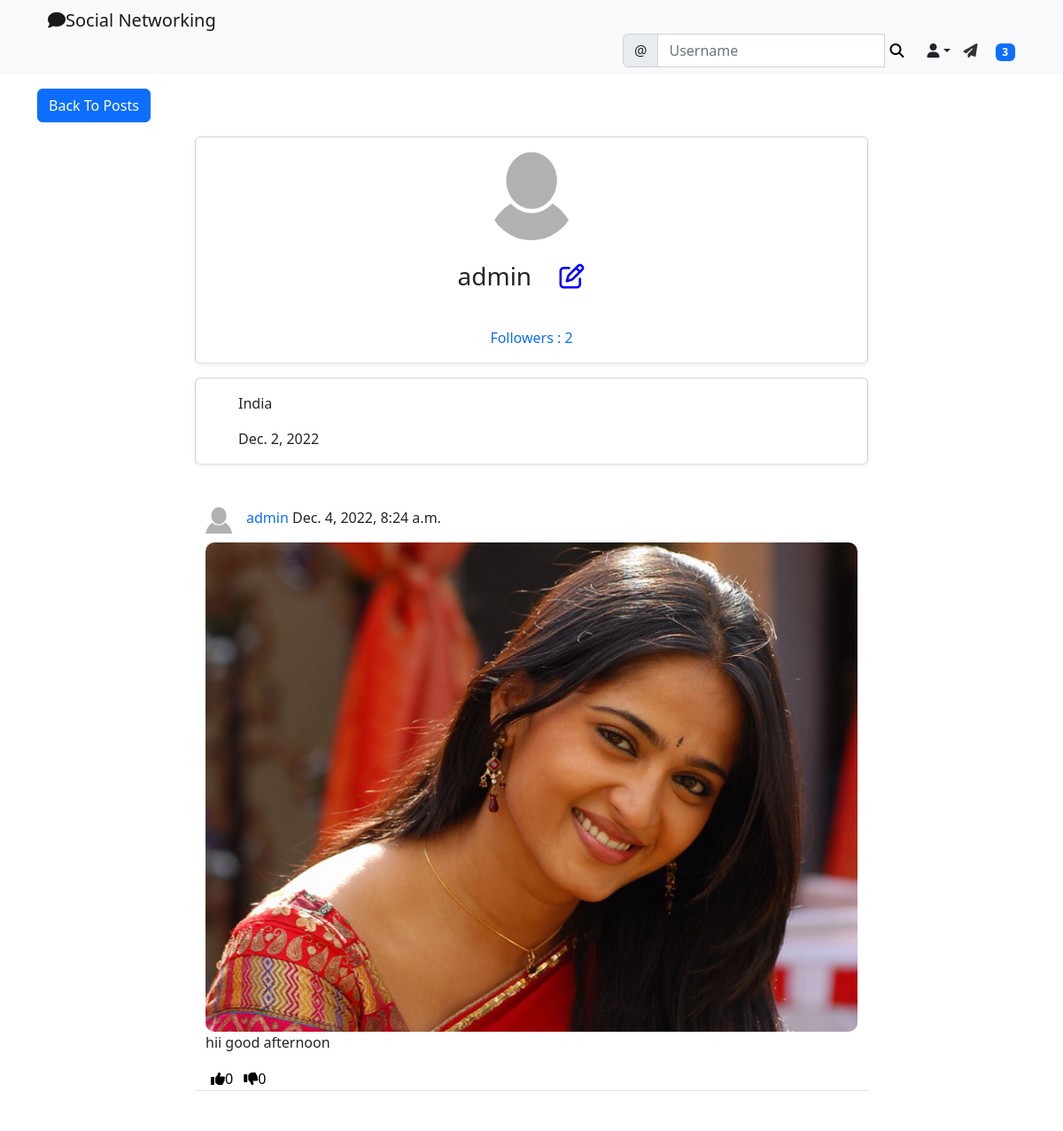
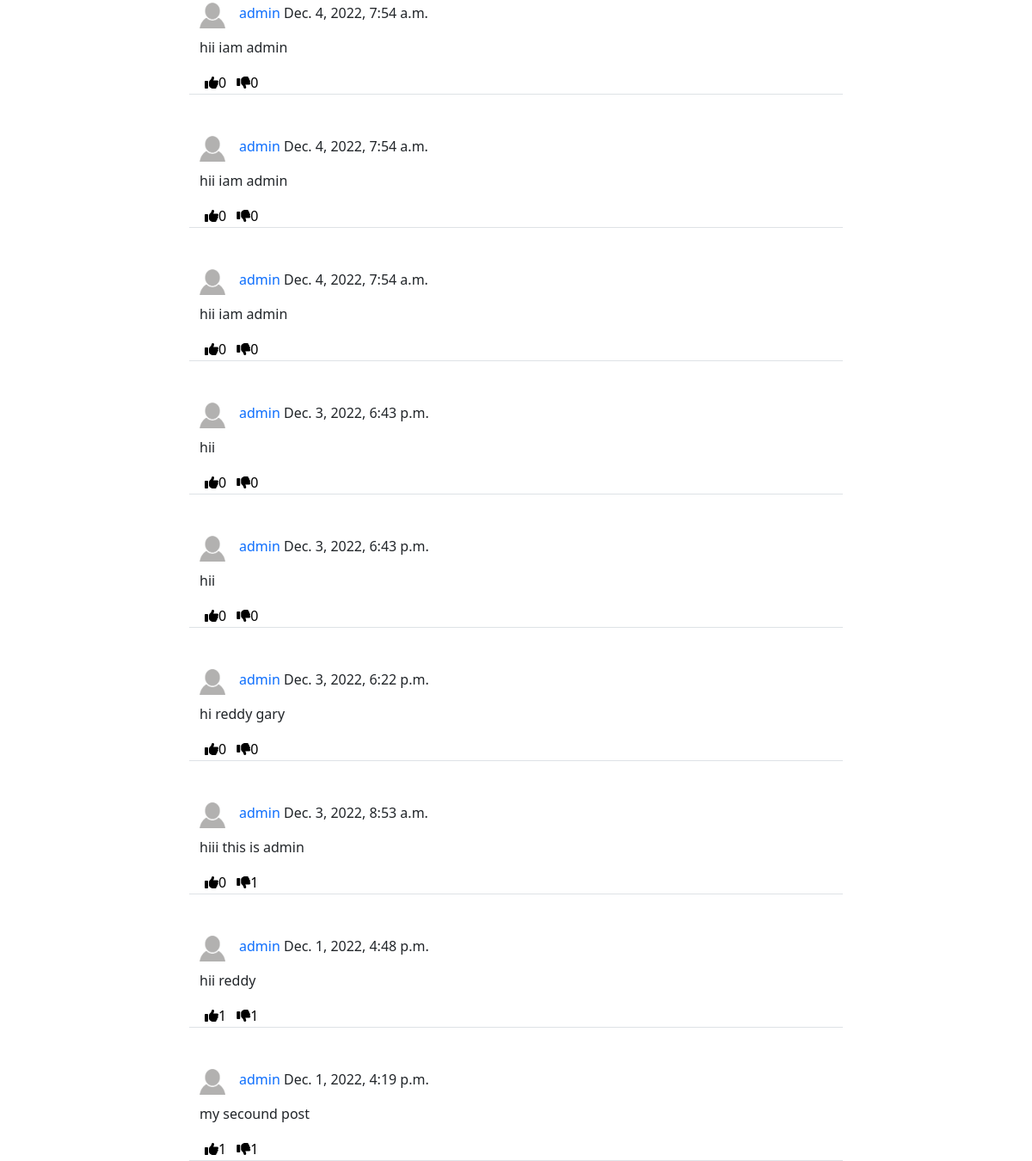
The page /social/profile/1 (signed in) on the database its author committed (2 pictures, top to bottom).
### social_appe/models.py (models this page shows)
class UserProfile(models.Model):
    user=models.OneToOneField(User,primary_key=True,verbose_name='user',related_name='profile',on_delete=models.CASCADE)
    name=models.CharField(max_length=30,blank=True,null=True)
    bio=models.TextField(max_length=500,blank=True,null=True)
    birth_date=models.DateField(null=True,blank=True)
    location=models.CharField(max_length=100,null=True,blank=True)
    picture=models.ImageField(upload_to='upload/profile_pictures',default='uploads/profile_pictures/default.png')
    followers=models.ManyToManyField(User,related_name='followers',blank=True)

class Post(models.Model):
    body=models.TextField()
    image=models.ImageField(upload_to='upload/post_pictures',blank=True,null=True)
    created_on=models.DateTimeField(default=timezone.now())
    author=models.ForeignKey(User,on_delete=models.CASCADE)
    likes=models.ManyToManyField(User,blank=True,related_name='likes')
    dislikes=models.ManyToManyField(User,blank=True,related_name='dislikes')

### social_appe/views.py (the view)
# urls.py: path('profile/<int:pk>',ProfileView.as_view(),name='profile'),
class ProfileView(View):
    def get(self,request,pk,*args,**kwargs):
        profile=UserProfile.objects.get(pk=pk)
        user=profile.user
        posts=Post.objects.filter(author=user).order_by('-created_on')
        followers=profile.followers.all()
        if len(followers) == 0:
            is_following = False
        for follower in followers:
            if follower == request.user:
                is_following = True
                break
            else:
                is_following = False
        number_of_followers=len(followers)
        content={
            'user':user,
            'profile':profile,
            'posts':posts,
            'number_of_followers':number_of_followers,
            'is_following':is_following
        }
        return render(request,'social_appe/profile.html',content)

### landing/templatetags/custom_tags.py (called while the page is built)
@register.inclusion_tag('social_appe/show_notifications.html', takes_context=True)
def show_notifications(context):
	request_user = context['request'].user
	notifications = Notification.objects.filter(to_user=request_user).exclude(user_has_seen=True).order_by('-date')
	return {'notifications': notifications}

### social_appe/templates/social_appe/profile.html (shortened to what this page needs)
{% extends 'landing/base.html' %}
{% load crispy_forms_tags %}
{% block content %}
    <div class="container">
    <div class="row mt-3">
        <div class="col-md-5 col-sm-6">
            <a href="{% url 'post_list' %}" class="btn btn-primary">Back To Posts</a>
        </div>
    </div>
    <div class="row justify-content-center mt-3">
        <div class="card shadow-sm  col-md-8 col-sm-12 border-bottom px-5 pt-3 ">
        <div class="text-center">
        <img src="{{ profile.picture.url }}" class="rounded-circle" width="100" height="100">
            {% if profile.name %}
                <h3 class="py-4">{{ profile.name }}
                    <span class="mx-4">
                        <a href="{% url 'profile_edit' profile.pk %}" style="color: blue"><i class="fa fa-edit"></i></a>
                    </span>
                </h3>
                {% else %}
                 <h3 class="py-4">{{ user.username }}
                    <span class="mx-4">
                        <a href="{% url 'profile_edit' profile.pk %}" style="color: blue"><i class="fa fa-edit"></i></a>
                    </span>
                </h3>
            {% endif %}
         <div class="my-3">
        <a href="{% url 'list_followers' profile.pk %}" class="post_link">Followers : {{ number_of_followers }}</a>
    </div>
        </div>
        </div>
    </div>
    <div class="row justify-content-center mt-3">
        <div class="card shadow-sm  col-md-8 col-sm-12 border-bottom px-5 pt-3 ">
            {% if profile.location %}
                <p>{{ profile.location }}</p>
            {% endif %}
            {% if profile.birth_date %}
                <p>{{ profile.birth_date }}</p>
            {% endif %}
          </div>
    </div>
    {% for post in posts %}
    <div class="row justify-content-center mt-5">
        <div class="col-md-8 col-sm-12 border-bottom position-relative">
            <div>
                <a href="{% url 'profile' post.author.profile.pk %}">
                    <img src="{{ post.author.profile.picture.url }}" class="round-circle post_img" height="30" width="30" />
                </a>
                <p class="post-test">
                    <a style="text-decoration: none" class="text-primary" href="{% url 'profile' post.author.profile.pk %}">
                        {{ post.author }}</a> {{ post.created_on }}
                </p>
            </div>
            <div class="position-relative">
                {% if post.image %}
                    <img src="{{ post.image.url }}" class="post_image">
                {% endif %}
                <p>{{ post.body }}</p>
            </div>
             <div class="d-flex flex-row">
                <form method="post" action="{% url 'like' post.pk %}" >
                    <button class="remove_default_btn" type="submit">
                        <i class="fa fa-thumbs-up mr-1"></i><span>{{ post.likes.all.count }}</span>
                    </button>
                </form>
                <form method="post" action="{% url 'dislike' post.pk %}" >
                    <button class="remove_default_btn" type="submit">
                        <i class="fa fa-thumbs-down mr-1"></i><span>{{ post.dislikes.all.count }}</span>
                    </button>
                </form>
            </div>
        </div>
    </div>
    {% endfor %}
    </div>
{% endblock content %}

### landing/templates/landing/base.html (shortened to what this page needs)
{% load static %}
<!doctype html>
<html lang="en">
  <head>
      <link href="https://cdn.jsdelivr.net/npm/bootstrap@5.2.3/dist/css/bootstrap.min.css" rel="stylesheet">
        <link rel="stylesheet" href="{% static 'css/styles.css' %}">
  </head>
  <body>
  {% include 'landing/nacbar.html' %}
    {% block content %}
    {% endblock content %}
  </body>
</html>

### landing/templates/landing/nacbar.html (shortened to what this page needs)
{% load custom_tags %}
<nav class="navbar navbar-expand-lg bg-light">
<div class="container">
  <div class="container-fluid">
    <a class="navbar-brand"
       {% if user.is_authenticated %}
            href="{% url 'post_list' %}"
       {% else %}
            href="{% url 'index' %}"
       {% endif %}
    ><i class=" fa fa-comment"></i>Social Networking</a>
    <div class="collapse navbar-collapse" id="navbarSupportedContent">
     <form class="d-flex" method="get" action="{% url 'profile_search' %}" role="search">
         <div class="input-group">
              <span class="input-group-text" id="basic-addon1">@</span>
              <input type="text" class="form-control" placeholder="Username" aria-label="Username" aria-describedby="basic-addon1"
              name="query" value="{{ request.GET.query }}">
             <button  class="remove_default_btn" type="submit"><i class="fa fa-search"></i></button>
         </div>
      </form>
        {% if user.is_authenticated %}
        <div class="nav-item dropdown " style="margin-left: 20px">
                 <a class="nav-link dropdown-toggle text-dark" data-bs-toggle="dropdown" role="button" aria-expanded="false"><i class="fas fa-user"></i></a>
        </div>
            <div class="nav-item inbox-icon-container">
            <a href="{% url 'inbox' %}" class="inbox-icon"><i class=" fa fa-paper-plane"></i></a>
            </div>
            <div class="nav-item">
            {% show_notifications %}
            </div>
        {% endif %}
    </div>
  </div>
</div>
</nav>

### social_appe/templates/social_appe/show_notifications.html (shortened to what this page needs)
<div class="dropdown " style="margin-left: 20px">
	<span class="badge bg-primary notification-badge" onclick="shownotification()">{{ notifications.count }}</span>
	</div>

### static/css/styles.css (style rules this page uses)
.remove_default_btn { border: none; box-shadow: none; background-color: transparent; }
.post_img { float: left; margin-right: 1rem; }
.post_image { max-width: 100%; height: auto; border-radius: 10px; border-bottom: 10px; }
.post_link { text-decoration:none; }
.notification-badge { transition: 0.3s; }
.dropdown { position: relative; display: inline-block; }
.inbox-icon-container { margin-left: 15px; }
.inbox-icon { color: #333; transition: 0.5s; }

### rows shown on the page
UserProfile: picture (placeholder picture), name "admin", location "India", birth_date "Dec. 2, 2022"
Post: author.profile.picture (placeholder picture), author "admin", created_on "Dec. 4, 2022, 8:24 a.m.", image (picture), body "hii good afternoon", likes.all.count "0", dislikes.all.count "0"
Post: author.profile.picture (placeholder picture), author "admin", created_on "Dec. 4, 2022, 7:54 a.m.", body "hii iam admin", likes.all.count "0", dislikes.all.count "0"
Post: author.profile.picture (placeholder picture), author "admin", created_on "Dec. 4, 2022, 7:54 a.m.", body "hii iam admin", likes.all.count "0", dislikes.all.count "0"
Post: author.profile.picture (placeholder picture), author "admin", created_on "Dec. 4, 2022, 7:54 a.m.", body "hii iam admin", likes.all.count "0", dislikes.all.count "0"
Post: author.profile.picture (placeholder picture), author "admin", created_on "Dec. 3, 2022, 6:43 p.m.", body "hii", likes.all.count "0", dislikes.all.count "0"
Post: author.profile.picture (placeholder picture), author "admin", created_on "Dec. 3, 2022, 6:43 p.m.", body "hii", likes.all.count "0", dislikes.all.count "0"
Post: author.profile.picture (placeholder picture), author "admin", created_on "Dec. 3, 2022, 6:22 p.m.", body "hi reddy gary", likes.all.count "0", dislikes.all.count "0"
Post: author.profile.picture (placeholder picture), author "admin", created_on "Dec. 3, 2022, 8:53 a.m.", body "hiii this is admin", likes.all.count "0", dislikes.all.count "1"
Post: author.profile.picture (placeholder picture), author "admin", created_on "Dec. 1, 2022, 4:48 p.m.", body "hii reddy", likes.all.count "1", dislikes.all.count "1"
Post: author.profile.picture (placeholder picture), author "admin", created_on "Dec. 1, 2022, 4:19 p.m.", body "my secound post", likes.all.count "1", dislikes.all.count "1"

### other values the page prints
{{ notifications.count }} "3"
{{ number_of_followers }} "2"
